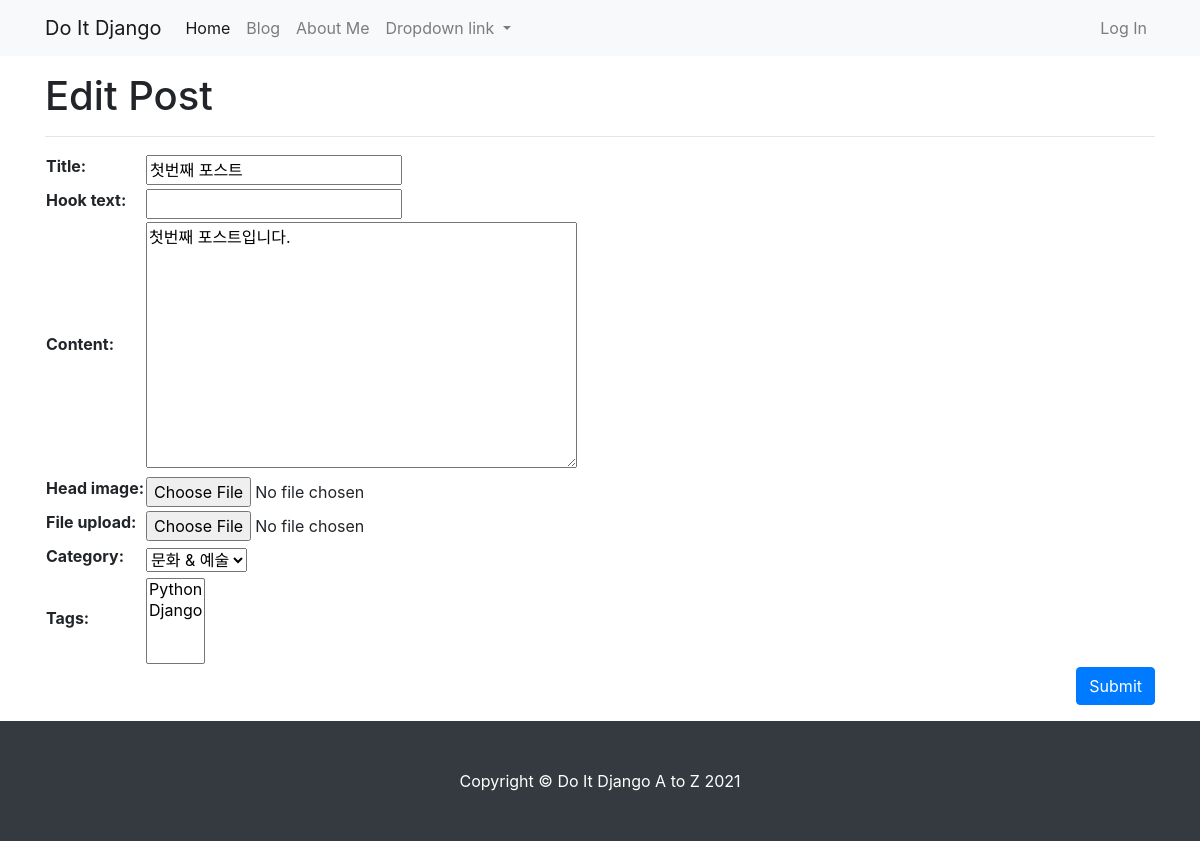
/blog/update_post/1/ (signed in), run on the app's committed database.
### blog/models.py (models this page shows, shortened)
class Post(models.Model):
    title = models.CharField(max_length=30)
    hook_text = models.CharField(max_length=100, blank=True)
    content = models.TextField()
    head_image = models.ImageField(upload_to='blog/images/%Y/%m/%d/', blank=True)
    file_upload = models.FileField(upload_to='blog/files/%Y/%m/%d/', blank=True)
    created_at = models.DateTimeField(auto_now_add=True)
    updated_at = models.DateTimeField(auto_now=True)
    author = models.ForeignKey(User, null=True, blank=True, on_delete=models.SET_NULL)  # 작성자가 삭제되면 해당 작성자가 작성한 포스트에 작성자를 빈 칸으로 둔다.
    category = models.ForeignKey(Category, null=True, blank=True, on_delete=models.SET_NULL)
    tags = models.ManyToManyField(Tag, blank=True)  # ManyToManyField는 기본적으로 null=True가 설정되어 있어 따로 입력한 null=True는 효과가 없다.

### blog/views.py (the view)
# urls.py: path('update_post/<int:pk>/', views.PostUpdate.as_view()),
class PostUpdate(LoginRequiredMixin, UpdateView):
    model = Post
    fields = ['title', 'hook_text', 'content', 'head_image', 'file_upload', 'category', 'tags']
    template_name = 'blog/post_update_form.html'
    def dispatch(self, request, *args, **kwargs):
        if request.user.is_authenticated and request.user == self.get_object().author:
            return super(PostUpdate, self).dispatch(request, *args, **kwargs)
        else:
            raise PermissionDenied

### blog/models.py (called while the page is built)
    def __str__(self):
        return self.name

    def __str__(self):  # 해당 클래스로 만들어진 인스턴트 자체를 출력할 때, 문자열로 설명해주기 위한 메서드이다.
        return self.name

### blog/templates/blog/post_update_form.html (shortened to what this page needs)
{% extends 'blog/base_full_width.html' %}
{% block main_area %}
    <h1>Edit Post</h1>
    <hr />
    <form method="post" enctype="multipart/form-data">{% csrf_token %}
        <table>
            {{ form }}
        </table>
        <button type="submit" class="btn btn-primary float-right">Submit</button>
    </form>
{% endblock %}

### data on the page
Post: title "첫번째 포스트", content "첫번째 포스트입니다.", category "문화 & 예술"
